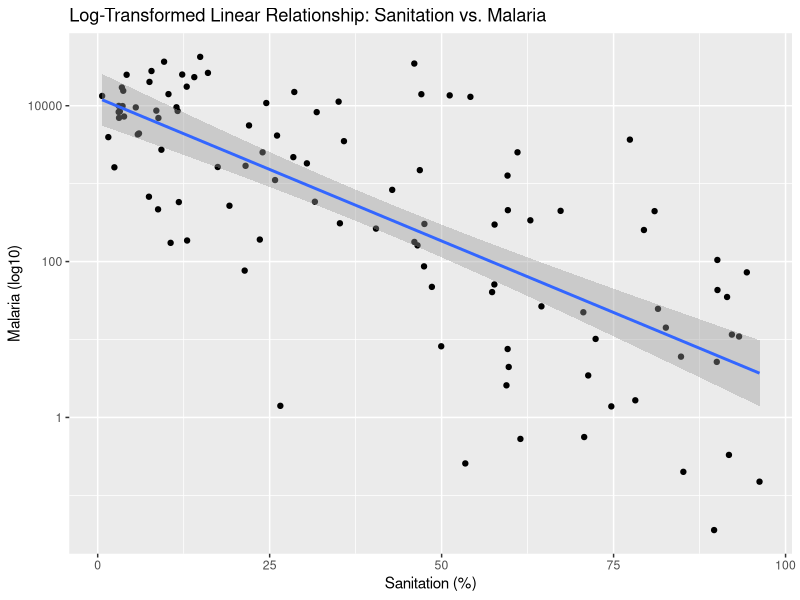

Reproduce this figure in R.
## ---- chunk 1
library(tidyverse)
library(knitr)
## ---- chunk 2
malaria <- read_csv("Data/malaria_cases_per_100000_reported.csv")
sanit <- read_csv("Data/at_least_basic_sanitation_rural_access_percent.csv")
## ---- chunk 3
# Get data from 2000 to 2006
years <- c("2000", "2001", "2002", "2003", "2004", "2005", "2006")

malaria_clean <- malaria |>
  select(country, years) |>
  pivot_longer(cols = `2000`:`2006` , names_to = "year", values_to = "malaria") |>
  mutate(
    malaria = case_when(
      str_detect(malaria, "k") ~ as.numeric(str_remove(malaria, "k")) * 1000,
      TRUE ~ as.numeric(malaria)
    )
  )

# Get data from 2000 to 2006
sanit_clean <- sanit |>
  select(country, years) |>
  pivot_longer(cols = `2000`:`2006` , names_to = "year", values_to = "sanit") 

cleaned <- full_join(malaria_clean, sanit_clean, by = join_by(country, year))

cleaned |>
  filter(!is.na(malaria) & !is.na(sanit)) |>
  tail(10)
## ---- chunk 4
cleaned_count <- cleaned |>
  group_by(country) |>
  summarize(sanit = mean(sanit, na.rm = TRUE),
            malaria = mean(malaria, na.rm = TRUE)) |>
  ungroup() |>
  filter(!is.na(malaria) & !is.na(sanit),
         malaria > 0)  # exclude zero or negative values for log

# Re-fit linear model with log-transformed malaria
lm_clean <- lm(sanit ~ log10(malaria), data = cleaned_count)

# Plot with transformed y-axis
cleaned_count |>
  ggplot(aes(x = sanit, y = malaria)) + 
  geom_jitter() + 
  geom_smooth(method = "lm", formula = y ~ x) + 
  scale_y_log10() +  # log-transform the y-axis (malaria)
  labs(y = "Malaria (log10)", x = "Sanitation (%)",
       title = "Log-Transformed Linear Relationship: Sanitation vs. Malaria")

clean_count_lm <- lm(malaria ~ sanit, data = cleaned_count)
summary(clean_count_lm)
## ---- chunk 5
library(broom)
tidy(clean_count_lm)
